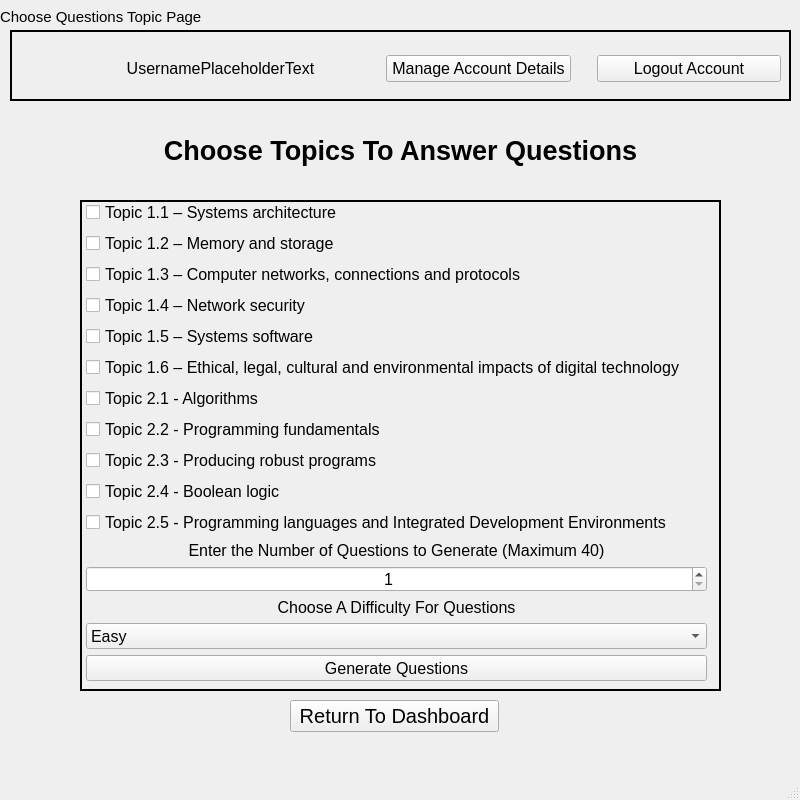
<?xml version="1.0" encoding="UTF-8"?>
<ui version="4.0">
 <class>MainWindow</class>
 <widget class="QMainWindow" name="MainWindow">
  <property name="geometry">
   <rect>
    <x>0</x>
    <y>0</y>
    <width>800</width>
    <height>800</height>
   </rect>
  </property>
  <property name="sizePolicy">
   <sizepolicy hsizetype="Fixed" vsizetype="Fixed">
    <horstretch>0</horstretch>
    <verstretch>0</verstretch>
   </sizepolicy>
  </property>
  <property name="minimumSize">
   <size>
    <width>800</width>
    <height>800</height>
   </size>
  </property>
  <property name="maximumSize">
   <size>
    <width>800</width>
    <height>800</height>
   </size>
  </property>
  <property name="windowTitle">
   <string>MainWindow</string>
  </property>
  <widget class="QWidget" name="centralwidget">
   <widget class="QFrame" name="frame_4">
    <property name="geometry">
     <rect>
      <x>10</x>
      <y>30</y>
      <width>781</width>
      <height>71</height>
     </rect>
    </property>
    <property name="frameShape">
     <enum>QFrame::Box</enum>
    </property>
    <property name="frameShadow">
     <enum>QFrame::Plain</enum>
    </property>
    <property name="lineWidth">
     <number>2</number>
    </property>
    <widget class="QWidget" name="horizontalLayoutWidget_3">
     <property name="geometry">
      <rect>
       <x>10</x>
       <y>0</y>
       <width>761</width>
       <height>77</height>
      </rect>
     </property>
     <layout class="QHBoxLayout" name="horizontalLayout_3">
      <item>
       <widget class="QLabel" name="image_3">
        <property name="sizePolicy">
         <sizepolicy hsizetype="Preferred" vsizetype="Preferred">
          <horstretch>0</horstretch>
          <verstretch>0</verstretch>
         </sizepolicy>
        </property>
        <property name="maximumSize">
         <size>
          <width>55</width>
          <height>55</height>
         </size>
        </property>
        <property name="text">
         <string/>
        </property>
        <property name="pixmap">
         <pixmap>../../../../../../Downloads/images__1_-removebg-preview.png</pixmap>
        </property>
        <property name="scaledContents">
         <bool>true</bool>
        </property>
       </widget>
      </item>
      <item>
       <widget class="QLabel" name="username_3">
        <property name="sizePolicy">
         <sizepolicy hsizetype="Fixed" vsizetype="Preferred">
          <horstretch>0</horstretch>
          <verstretch>0</verstretch>
         </sizepolicy>
        </property>
        <property name="minimumSize">
         <size>
          <width>279</width>
          <height>0</height>
         </size>
        </property>
        <property name="maximumSize">
         <size>
          <width>279</width>
          <height>16777215</height>
         </size>
        </property>
        <property name="font">
         <font>
          <pointsize>12</pointsize>
         </font>
        </property>
        <property name="text">
         <string>UsernamePlaceholderText</string>
        </property>
        <property name="alignment">
         <set>Qt::AlignCenter</set>
        </property>
       </widget>
      </item>
      <item>
       <spacer name="horizontalSpacer_6">
        <property name="orientation">
         <enum>Qt::Horizontal</enum>
        </property>
        <property name="sizeType">
         <enum>QSizePolicy::Fixed</enum>
        </property>
        <property name="sizeHint" stdset="0">
         <size>
          <width>20</width>
          <height>20</height>
         </size>
        </property>
       </spacer>
      </item>
      <item>
       <widget class="QPushButton" name="manageAccountDetails_3">
        <property name="font">
         <font>
          <pointsize>12</pointsize>
         </font>
        </property>
        <property name="text">
         <string>Manage Account Details</string>
        </property>
       </widget>
      </item>
      <item>
       <spacer name="horizontalSpacer_7">
        <property name="orientation">
         <enum>Qt::Horizontal</enum>
        </property>
        <property name="sizeType">
         <enum>QSizePolicy::Fixed</enum>
        </property>
        <property name="sizeHint" stdset="0">
         <size>
          <width>20</width>
          <height>20</height>
         </size>
        </property>
       </spacer>
      </item>
      <item>
       <widget class="QPushButton" name="logoutAccount_3">
        <property name="font">
         <font>
          <pointsize>12</pointsize>
         </font>
        </property>
        <property name="text">
         <string>Logout Account</string>
        </property>
       </widget>
      </item>
     </layout>
    </widget>
   </widget>
   <widget class="QLabel" name="labelForPage_3">
    <property name="geometry">
     <rect>
      <x>0</x>
      <y>0</y>
      <width>201</width>
      <height>33</height>
     </rect>
    </property>
    <property name="font">
     <font>
      <pointsize>11</pointsize>
      <weight>50</weight>
      <bold>false</bold>
      <kerning>true</kerning>
     </font>
    </property>
    <property name="tabletTracking">
     <bool>false</bool>
    </property>
    <property name="layoutDirection">
     <enum>Qt::LeftToRight</enum>
    </property>
    <property name="styleSheet">
     <string notr="true"/>
    </property>
    <property name="text">
     <string>Choose Questions Topic Page</string>
    </property>
   </widget>
   <widget class="QWidget" name="verticalLayoutWidget_2">
    <property name="geometry">
     <rect>
      <x>70</x>
      <y>110</y>
      <width>661</width>
      <height>81</height>
     </rect>
    </property>
    <layout class="QVBoxLayout" name="welcomeLayout_3">
     <item>
      <widget class="QLabel" name="welcomeHeader_3">
       <property name="font">
        <font>
         <pointsize>20</pointsize>
         <weight>75</weight>
         <bold>true</bold>
        </font>
       </property>
       <property name="mouseTracking">
        <bool>true</bool>
       </property>
       <property name="layoutDirection">
        <enum>Qt::LeftToRight</enum>
       </property>
       <property name="styleSheet">
        <string notr="true"/>
       </property>
       <property name="text">
        <string>Choose Topics To Answer Questions</string>
       </property>
       <property name="alignment">
        <set>Qt::AlignCenter</set>
       </property>
      </widget>
     </item>
    </layout>
   </widget>
   <widget class="QFrame" name="frame_5">
    <property name="geometry">
     <rect>
      <x>80</x>
      <y>200</y>
      <width>641</width>
      <height>491</height>
     </rect>
    </property>
    <property name="frameShape">
     <enum>QFrame::Box</enum>
    </property>
    <property name="frameShadow">
     <enum>QFrame::Plain</enum>
    </property>
    <property name="lineWidth">
     <number>2</number>
    </property>
    <widget class="QWidget" name="verticalLayoutWidget">
     <property name="geometry">
      <rect>
       <x>6</x>
       <y>0</y>
       <width>621</width>
       <height>481</height>
      </rect>
     </property>
     <layout class="QVBoxLayout" name="verticalLayout">
      <item>
       <widget class="QCheckBox" name="topic1_1">
        <property name="font">
         <font>
          <pointsize>12</pointsize>
         </font>
        </property>
        <property name="text">
         <string>Topic 1.1 – Systems architecture</string>
        </property>
       </widget>
      </item>
      <item>
       <widget class="QCheckBox" name="topic1_2">
        <property name="font">
         <font>
          <pointsize>12</pointsize>
         </font>
        </property>
        <property name="text">
         <string>Topic 1.2 – Memory and storage</string>
        </property>
       </widget>
      </item>
      <item>
       <widget class="QCheckBox" name="topic1_3">
        <property name="font">
         <font>
          <pointsize>12</pointsize>
         </font>
        </property>
        <property name="text">
         <string>Topic 1.3 – Computer networks, connections and protocols </string>
        </property>
       </widget>
      </item>
      <item>
       <widget class="QCheckBox" name="topic1_4">
        <property name="font">
         <font>
          <pointsize>12</pointsize>
         </font>
        </property>
        <property name="text">
         <string>Topic 1.4 – Network security</string>
        </property>
       </widget>
      </item>
      <item>
       <widget class="QCheckBox" name="topic1_5">
        <property name="font">
         <font>
          <pointsize>12</pointsize>
         </font>
        </property>
        <property name="text">
         <string>Topic 1.5 – Systems software</string>
        </property>
       </widget>
      </item>
      <item>
       <widget class="QCheckBox" name="topic1_6">
        <property name="font">
         <font>
          <pointsize>12</pointsize>
         </font>
        </property>
        <property name="text">
         <string>Topic 1.6 – Ethical, legal, cultural and environmental impacts of digital technology</string>
        </property>
       </widget>
      </item>
      <item>
       <widget class="QCheckBox" name="topic2_1">
        <property name="font">
         <font>
          <pointsize>12</pointsize>
         </font>
        </property>
        <property name="text">
         <string>Topic 2.1 - Algorithms </string>
        </property>
       </widget>
      </item>
      <item>
       <widget class="QCheckBox" name="topic2_2">
        <property name="font">
         <font>
          <pointsize>12</pointsize>
         </font>
        </property>
        <property name="text">
         <string>Topic 2.2 - Programming fundamentals</string>
        </property>
       </widget>
      </item>
      <item>
       <widget class="QCheckBox" name="topic2_3">
        <property name="font">
         <font>
          <pointsize>12</pointsize>
         </font>
        </property>
        <property name="text">
         <string>Topic 2.3 - Producing robust programs</string>
        </property>
       </widget>
      </item>
      <item>
       <widget class="QCheckBox" name="topic2_4">
        <property name="font">
         <font>
          <pointsize>12</pointsize>
         </font>
        </property>
        <property name="text">
         <string>Topic 2.4 - Boolean logic</string>
        </property>
       </widget>
      </item>
      <item>
       <widget class="QCheckBox" name="topic2_5">
        <property name="font">
         <font>
          <pointsize>12</pointsize>
         </font>
        </property>
        <property name="text">
         <string>Topic 2.5 - Programming languages and Integrated Development Environments</string>
        </property>
       </widget>
      </item>
      <item>
       <widget class="QLabel" name="label">
        <property name="font">
         <font>
          <pointsize>12</pointsize>
         </font>
        </property>
        <property name="text">
         <string>Enter the Number of Questions to Generate (Maximum 40)</string>
        </property>
        <property name="alignment">
         <set>Qt::AlignCenter</set>
        </property>
       </widget>
      </item>
      <item>
       <widget class="QSpinBox" name="numberQuestionsGenerate">
        <property name="font">
         <font>
          <pointsize>12</pointsize>
         </font>
        </property>
        <property name="alignment">
         <set>Qt::AlignCenter</set>
        </property>
        <property name="minimum">
         <number>1</number>
        </property>
        <property name="maximum">
         <number>40</number>
        </property>
       </widget>
      </item>
      <item>
       <widget class="QLabel" name="label_2">
        <property name="font">
         <font>
          <pointsize>12</pointsize>
         </font>
        </property>
        <property name="text">
         <string>Choose A Difficulty For Questions</string>
        </property>
        <property name="alignment">
         <set>Qt::AlignCenter</set>
        </property>
       </widget>
      </item>
      <item>
       <widget class="QComboBox" name="difficultyChoice">
        <property name="font">
         <font>
          <pointsize>12</pointsize>
         </font>
        </property>
        <item>
         <property name="text">
          <string>Easy</string>
         </property>
        </item>
        <item>
         <property name="text">
          <string>Medium</string>
         </property>
        </item>
        <item>
         <property name="text">
          <string>Hard</string>
         </property>
        </item>
        <item>
         <property name="text">
          <string>Mixed</string>
         </property>
        </item>
       </widget>
      </item>
      <item>
       <widget class="QPushButton" name="generateButton">
        <property name="font">
         <font>
          <pointsize>12</pointsize>
         </font>
        </property>
        <property name="text">
         <string>Generate Questions</string>
        </property>
       </widget>
      </item>
     </layout>
    </widget>
   </widget>
   <widget class="QPushButton" name="returnToDashboard">
    <property name="geometry">
     <rect>
      <x>290</x>
      <y>700</y>
      <width>209</width>
      <height>32</height>
     </rect>
    </property>
    <property name="font">
     <font>
      <pointsize>15</pointsize>
     </font>
    </property>
    <property name="text">
     <string>Return To Dashboard</string>
    </property>
   </widget>
  </widget>
  <widget class="QMenuBar" name="menubar">
   <property name="geometry">
    <rect>
     <x>0</x>
     <y>0</y>
     <width>800</width>
     <height>21</height>
    </rect>
   </property>
  </widget>
  <widget class="QStatusBar" name="statusbar"/>
 </widget>
 <resources/>
 <connections/>
</ui>
